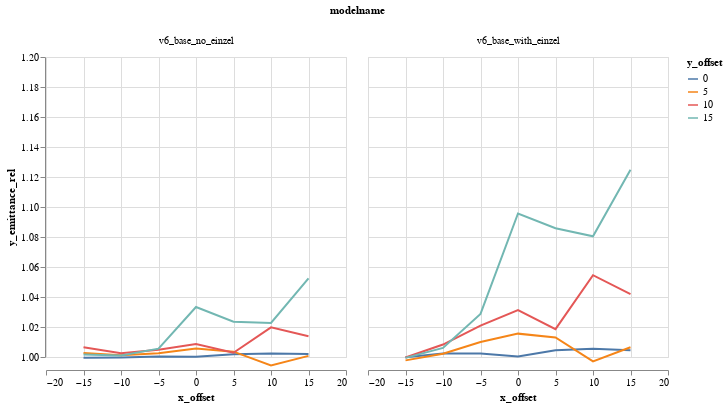

Write notebook code for a chart like this one.
### Code cell
alt.Chart(DATA).mark_line().encode(
    column="modelname",
    color='y_offset:N',
    x='x_offset',
    #y='y_emittance_rel',
    y=alt.Y("y_emittance_rel", scale=alt.Scale(domain=(1,1.2)))
)

### Figure 1 — Vega-Lite specification as saved in the notebook (floating-point values rounded to 4 significant figures)
{"$schema": "https://vega.github.io/schema/vega-lite/v1.2.1.json", "data": {"values": [{"Unnamed: 0": 0, "losses": 0, "modelname": "v6_base_no_einzel", "relbeta": 0.002308, "sourceID": 16777222, "sourceName": "x_-15_y_0", "x_emittance": 1.656, "x_emittance_rel": 1.021, "x_norm_emittance": 0.003823, "x_offset": -15, "y_emittance": 1.571, "y_emittance_rel": 0.9994, "y_norm_emittance": 0.003627, "y_offset": 0}, {"Unnamed: 0": 1, "losses": 0, "modelname": "v6_base_no_einzel", "relbeta": 0.002308, "sourceID": 16777229, "sourceName": "x_-15_y_5", "x_emittance": 1.624, "x_emittance_rel": 1.019, "x_norm_emittance": 0.003748, "x_offset": -15, "y_emittance": 1.598, "y_emittance_rel": 1.003, "y_norm_emittance": 0.003689, "y_offset": 5}, {"Unnamed: 0": 2, "losses": 0, "modelname": "v6_base_no_einzel", "relbeta": 0.002308, "sourceID": 16777236, "sourceName": "x_-15_y_10", "x_emittance": 1.651, "x_emittance_rel": 1.021, "x_norm_emittance": 0.003811, "x_offset": -15, "y_emittance": 1.607, "y_emittance_rel": 1.006, "y_norm_emittance": 0.00371, "y_offset": 10}, {"Unnamed: 0": 3, "losses": 0, "modelname": "v6_base_no_einzel", "relbeta": 0.002308, "sourceID": 16777243, "sourceName": "x_-15_y_15", "x_emittance": 1.737, "x_emittance_rel": 1.04, "x_norm_emittance": 0.00401, "x_offset": -15, "y_emittance": 1.665, "y_emittance_rel": 1.002, "y_norm_emittance": 0.003842, "y_offset": 15}, {"Unnamed: 0": 4, "losses": 0, "modelname": "v6_base_no_einzel", "relbeta": 0.002308, "sourceID": 16777220, "sourceName": "x_-10_y_0", "x_emittance": 1.594, "x_emittance_rel": 1.001, "x_norm_emittance": 0.003681, "x_offset": -10, "y_emittance": 1.552, "y_emittance_rel": 0.9996, "y_norm_emittance": 0.003583, "y_offset": 0}, {"Unnamed: 0": 5, "losses": 0, "modelname": "v6_base_no_einzel", "relbeta": 0.002308, "sourceID": 16777227, "sourceName": "x_-10_y_5", "x_emittance": 1.609, "x_emittance_rel": 0.9974, "x_norm_emittance": 0.003714, "x_offset": -10, "y_emittance": 1.582, "y_emittance_rel": 1.001, "y_norm_emittance": 0.003652, "y_offset": 5}, {"Unnamed: 0": 6, "losses": 0, "modelname": "v6_base_no_einzel", "relbeta": 0.002308, "sourceID": 16777234, "sourceName": "x_-10_y_10", "x_emittance": 1.488, "x_emittance_rel": 1.001, "x_norm_emittance": 0.003435, "x_offset": -10, "y_emittance": 1.669, "y_emittance_rel": 1.002, "y_norm_emittance": 0.003854, "y_offset": 10}, {"Unnamed: 0": 7, "losses": 0, "modelname": "v6_base_no_einzel", "relbeta": 0.002308, "sourceID": 16777241, "sourceName": "x_-10_y_15", "x_emittance": 1.454, "x_emittance_rel": 1.003, "x_norm_emittance": 0.003356, "x_offset": -10, "y_emittance": 1.636, "y_emittance_rel": 1.001, "y_norm_emittance": 0.003776, "y_offset": 15}, {"Unnamed: 0": 8, "losses": 0, "modelname": "v6_base_no_einzel", "relbeta": 0.002308, "sourceID": 16777218, "sourceName": "x_-5_y_0", "x_emittance": 1.679, "x_emittance_rel": 1.001, "x_norm_emittance": 0.003875, "x_offset": -5, "y_emittance": 1.718, "y_emittance_rel": 1.0, "y_norm_emittance": 0.003966, "y_offset": 0}, {"Unnamed: 0": 9, "losses": 0, "modelname": "v6_base_no_einzel", "relbeta": 0.002308, "sourceID": 16777225, "sourceName": "x_-5_y_5", "x_emittance": 1.525, "x_emittance_rel": 1.001, "x_norm_emittance": 0.003521, "x_offset": -5, "y_emittance": 1.63, "y_emittance_rel": 1.002, "y_norm_emittance": 0.003762, "y_offset": 5}, {"Unnamed: 0": 10, "losses": 0, "modelname": "v6_base_no_einzel", "relbeta": 0.002308, "sourceID": 16777232, "sourceName": "x_-5_y_10", "x_emittance": 1.517, "x_emittance_rel": 1.004, "x_norm_emittance": 0.003503, "x_offset": -5, "y_emittance": 1.553, "y_emittance_rel": 1.005, "y_norm_emittance": 0.003584, "y_offset": 10}, {"Unnamed: 0": 11, "losses": 0, "modelname": "v6_base_no_einzel", "relbeta": 0.002308, "sourceID": 16777239, "sourceName": "x_-5_y_15", "x_emittance": 1.711, "x_emittance_rel": 1.011, "x_norm_emittance": 0.003949, "x_offset": -5, "y_emittance": 1.513, "y_emittance_rel": 1.006, "y_norm_emittance": 0.003493, "y_offset": 15}, {"Unnamed: 0": 12, "losses": 0, "modelname": "v6_base_no_einzel", "relbeta": 0.002308, "sourceID": 16777216, "sourceName": "x_0_y_0", "x_emittance": 1.542, "x_emittance_rel": 1.001, "x_norm_emittance": 0.00356, "x_offset": 0, "y_emittance": 1.537, "y_emittance_rel": 1.0, "y_norm_emittance": 0.003548, "y_offset": 0}, {"Unnamed: 0": 13, "losses": 0, "modelname": "v6_base_no_einzel", "relbeta": 0.002308, "sourceID": 16777223, "sourceName": "x_0_y_5", "x_emittance": 1.539, "x_emittance_rel": 0.9989, "x_norm_emittance": 0.003552, "x_offset": 0, "y_emittance": 1.544, "y_emittance_rel": 1.006, "y_norm_emittance": 0.003564, "y_offset": 5}, {"Unnamed: 0": 14, "losses": 0, "modelname": "v6_base_no_einzel", "relbeta": 0.002308, "sourceID": 16777230, "sourceName": "x_0_y_10", "x_emittance": 1.421, "x_emittance_rel": 1.013, "x_norm_emittance": 0.00328, "x_offset": 0, "y_emittance": 1.488, "y_emittance_rel": 1.009, "y_norm_emittance": 0.003435, "y_offset": 10}, {"Unnamed: 0": 15, "losses": 0, "modelname": "v6_base_no_einzel", "relbeta": 0.002308, "sourceID": 16777237, "sourceName": "x_0_y_15", "x_emittance": 1.825, "x_emittance_rel": 1.032, "x_norm_emittance": 0.004213, "x_offset": 0, "y_emittance": 1.666, "y_emittance_rel": 1.033, "y_norm_emittance": 0.003846, "y_offset": 15}, {"Unnamed: 0": 16, "losses": 0, "modelname": "v6_base_no_einzel", "relbeta": 0.002308, "sourceID": 16777217, "sourceName": "x_5_y_0", "x_emittance": 1.559, "x_emittance_rel": 1.006, "x_norm_emittance": 0.003598, "x_offset": 5, "y_emittance": 1.677, "y_emittance_rel": 1.002, "y_norm_emittance": 0.003872, "y_offset": 0}, {"Unnamed: 0": 17, "losses": 0, "modelname": "v6_base_no_einzel", "relbeta": 0.002308, "sourceID": 16777224, "sourceName": "x_5_y_5", "x_emittance": 1.616, "x_emittance_rel": 1.009, "x_norm_emittance": 0.003731, "x_offset": 5, "y_emittance": 1.479, "y_emittance_rel": 1.004, "y_norm_emittance": 0.003414, "y_offset": 5}, {"Unnamed: 0": 18, "losses": 0, "modelname": "v6_base_no_einzel", "relbeta": 0.002308, "sourceID": 16777231, "sourceName": "x_5_y_10", "x_emittance": 1.529, "x_emittance_rel": 1.045, "x_norm_emittance": 0.003529, "x_offset": 5, "y_emittance": 1.598, "y_emittance_rel": 1.003, "y_norm_emittance": 0.00369, "y_offset": 10}, {"Unnamed: 0": 19, "losses": 0, "modelname": "v6_base_no_einzel", "relbeta": 0.002308, "sourceID": 16777238, "sourceName": "x_5_y_15", "x_emittance": 1.68, "x_emittance_rel": 1.051, "x_norm_emittance": 0.003879, "x_offset": 5, "y_emittance": 1.611, "y_emittance_rel": 1.024, "y_norm_emittance": 0.003719, "y_offset": 15}, {"Unnamed: 0": 20, "losses": 0, "modelname": "v6_base_no_einzel", "relbeta": 0.002308, "sourceID": 16777219, "sourceName": "x_10_y_0", "x_emittance": 1.562, "x_emittance_rel": 1.028, "x_norm_emittance": 0.003607, "x_offset": 10, "y_emittance": 1.603, "y_emittance_rel": 1.002, "y_norm_emittance": 0.0037, "y_offset": 0}, {"Unnamed: 0": 21, "losses": 0, "modelname": "v6_base_no_einzel", "relbeta": 0.002308, "sourceID": 16777226, "sourceName": "x_10_y_5", "x_emittance": 1.475, "x_emittance_rel": 1.019, "x_norm_emittance": 0.003404, "x_offset": 10, "y_emittance": 1.498, "y_emittance_rel": 0.9944, "y_norm_emittance": 0.003458, "y_offset": 5}, {"Unnamed: 0": 22, "losses": 0, "modelname": "v6_base_no_einzel", "relbeta": 0.002308, "sourceID": 16777233, "sourceName": "x_10_y_10", "x_emittance": 1.858, "x_emittance_rel": 1.066, "x_norm_emittance": 0.004288, "x_offset": 10, "y_emittance": 1.645, "y_emittance_rel": 1.02, "y_norm_emittance": 0.003796, "y_offset": 10}, {"Unnamed: 0": 23, "losses": 0, "modelname": "v6_base_no_einzel", "relbeta": 0.002308, "sourceID": 16777240, "sourceName": "x_10_y_15", "x_emittance": 1.689, "x_emittance_rel": 1.074, "x_norm_emittance": 0.003899, "x_offset": 10, "y_emittance": 1.546, "y_emittance_rel": 1.023, "y_norm_emittance": 0.003568, "y_offset": 15}, {"Unnamed: 0": 24, "losses": 0, "modelname": "v6_base_no_einzel", "relbeta": 0.002308, "sourceID": 16777221, "sourceName": "x_15_y_0", "x_emittance": 1.726, "x_emittance_rel": 1.152, "x_norm_emittance": 0.003985, "x_offset": 15, "y_emittance": 1.581, "y_emittance_rel": 1.002, "y_norm_emittance": 0.003651, "y_offset": 0}, {"Unnamed: 0": 25, "losses": 1, "modelname": "v6_base_no_einzel", "relbeta": 0.002308, "sourceID": 16777228, "sourceName": "x_15_y_5", "x_emittance": 1.722, "x_emittance_rel": 1.096, "x_norm_emittance": 0.003976, "x_offset": 15, "y_emittance": 1.487, "y_emittance_rel": 1.001, "y_norm_emittance": 0.003432, "y_offset": 5}, {"Unnamed: 0": 26, "losses": 0, "modelname": "v6_base_no_einzel", "relbeta": 0.002308, "sourceID": 16777235, "sourceName": "x_15_y_10", "x_emittance": 1.751, "x_emittance_rel": 1.079, "x_norm_emittance": 0.004042, "x_offset": 15, "y_emittance": 1.638, "y_emittance_rel": 1.014, "y_norm_emittance": 0.003781, "y_offset": 10}, {"Unnamed: 0": 27, "losses": 0, "modelname": "v6_base_no_einzel", "relbeta": 0.002308, "sourceID": 16777242, "sourceName": "x_15_y_15", "x_emittance": 1.686, "x_emittance_rel": 1.113, "x_norm_emittance": 0.003893, "x_offset": 15, "y_emittance": 1.671, "y_emittance_rel": 1.052, "y_norm_emittance": 0.003857, "y_offset": 15}, {"Unnamed: 0": 0, "losses": 0, "modelname": "v6_base_with_einzel", "relbeta": 0.002308, "sourceID": 16777222, "sourceName": "x_-15_y_0", "x_emittance": 1.654, "x_emittance_rel": 1.02, "x_norm_emittance": 0.003819, "x_offset": -15, "y_emittance": 1.572, "y_emittance_rel": 0.9998, "y_norm_emittance": 0.003629, "y_offset": 0}, {"Unnamed: 0": 1, "losses": 0, "modelname": "v6_base_with_einzel", "relbeta": 0.002308, "sourceID": 16777229, "sourceName": "x_-15_y_5", "x_emittance": 1.623, "x_emittance_rel": 1.018, "x_norm_emittance": 0.003746, "x_offset": -15, "y_emittance": 1.59, "y_emittance_rel": 0.9977, "y_norm_emittance": 0.003671, "y_offset": 5}, {"Unnamed: 0": 2, "losses": 0, "modelname": "v6_base_with_einzel", "relbeta": 0.002308, "sourceID": 16777236, "sourceName": "x_-15_y_10", "x_emittance": 1.649, "x_emittance_rel": 1.02, "x_norm_emittance": 0.003806, "x_offset": -15, "y_emittance": 1.596, "y_emittance_rel": 0.9997, "y_norm_emittance": 0.003685, "y_offset": 10}, {"Unnamed: 0": 3, "losses": 0, "modelname": "v6_base_with_einzel", "relbeta": 0.002308, "sourceID": 16777243, "sourceName": "x_-15_y_15", "x_emittance": 1.72, "x_emittance_rel": 1.029, "x_norm_emittance": 0.00397, "x_offset": -15, "y_emittance": 1.661, "y_emittance_rel": 0.9994, "y_norm_emittance": 0.003834, "y_offset": 15}, {"Unnamed: 0": 4, "losses": 0, "modelname": "v6_base_with_einzel", "relbeta": 0.002308, "sourceID": 16777220, "sourceName": "x_-10_y_0", "x_emittance": 1.593, "x_emittance_rel": 1.001, "x_norm_emittance": 0.003678, "x_offset": -10, "y_emittance": 1.556, "y_emittance_rel": 1.002, "y_norm_emittance": 0.003592, "y_offset": 0}, {"Unnamed: 0": 5, "losses": 0, "modelname": "v6_base_with_einzel", "relbeta": 0.002308, "sourceID": 16777227, "sourceName": "x_-10_y_5", "x_emittance": 1.606, "x_emittance_rel": 0.9959, "x_norm_emittance": 0.003708, "x_offset": -10, "y_emittance": 1.583, "y_emittance_rel": 1.002, "y_norm_emittance": 0.003655, "y_offset": 5}, {"Unnamed: 0": 6, "losses": 0, "modelname": "v6_base_with_einzel", "relbeta": 0.002308, "sourceID": 16777234, "sourceName": "x_-10_y_10", "x_emittance": 1.497, "x_emittance_rel": 1.007, "x_norm_emittance": 0.003456, "x_offset": -10, "y_emittance": 1.679, "y_emittance_rel": 1.008, "y_norm_emittance": 0.003876, "y_offset": 10}, {"Unnamed: 0": 7, "losses": 0, "modelname": "v6_base_with_einzel", "relbeta": 0.002308, "sourceID": 16777241, "sourceName": "x_-10_y_15", "x_emittance": 1.467, "x_emittance_rel": 1.012, "x_norm_emittance": 0.003386, "x_offset": -10, "y_emittance": 1.644, "y_emittance_rel": 1.006, "y_norm_emittance": 0.003796, "y_offset": 15}, {"Unnamed: 0": 8, "losses": 0, "modelname": "v6_base_with_einzel", "relbeta": 0.002308, "sourceID": 16777218, "sourceName": "x_-5_y_0", "x_emittance": 1.681, "x_emittance_rel": 1.002, "x_norm_emittance": 0.003879, "x_offset": -5, "y_emittance": 1.722, "y_emittance_rel": 1.002, "y_norm_emittance": 0.003974, "y_offset": 0}, {"Unnamed: 0": 9, "losses": 0, "modelname": "v6_base_with_einzel", "relbeta": 0.002308, "sourceID": 16777225, "sourceName": "x_-5_y_5", "x_emittance": 1.537, "x_emittance_rel": 1.009, "x_norm_emittance": 0.003547, "x_offset": -5, "y_emittance": 1.642, "y_emittance_rel": 1.01, "y_norm_emittance": 0.00379, "y_offset": 5}, {"Unnamed: 0": 10, "losses": 0, "modelname": "v6_base_with_einzel", "relbeta": 0.002308, "sourceID": 16777232, "sourceName": "x_-5_y_10", "x_emittance": 1.542, "x_emittance_rel": 1.02, "x_norm_emittance": 0.003559, "x_offset": -5, "y_emittance": 1.578, "y_emittance_rel": 1.021, "y_norm_emittance": 0.003642, "y_offset": 10}, {"Unnamed: 0": 11, "losses": 0, "modelname": "v6_base_with_einzel", "relbeta": 0.002308, "sourceID": 16777239, "sourceName": "x_-5_y_15", "x_emittance": 1.76, "x_emittance_rel": 1.041, "x_norm_emittance": 0.004063, "x_offset": -5, "y_emittance": 1.548, "y_emittance_rel": 1.029, "y_norm_emittance": 0.003574, "y_offset": 15}, {"Unnamed: 0": 12, "losses": 0, "modelname": "v6_base_with_einzel", "relbeta": 0.002308, "sourceID": 16777216, "sourceName": "x_0_y_0", "x_emittance": 1.543, "x_emittance_rel": 1.002, "x_norm_emittance": 0.003561, "x_offset": 0, "y_emittance": 1.537, "y_emittance_rel": 1.0, "y_norm_emittance": 0.003548, "y_offset": 0}, {"Unnamed: 0": 13, "losses": 0, "modelname": "v6_base_with_einzel", "relbeta": 0.002308, "sourceID": 16777223, "sourceName": "x_0_y_5", "x_emittance": 1.545, "x_emittance_rel": 1.003, "x_norm_emittance": 0.003565, "x_offset": 0, "y_emittance": 1.559, "y_emittance_rel": 1.016, "y_norm_emittance": 0.003599, "y_offset": 5}, {"Unnamed: 0": 14, "losses": 0, "modelname": "v6_base_with_einzel", "relbeta": 0.002308, "sourceID": 16777230, "sourceName": "x_0_y_10", "x_emittance": 1.446, "x_emittance_rel": 1.03, "x_norm_emittance": 0.003337, "x_offset": 0, "y_emittance": 1.522, "y_emittance_rel": 1.031, "y_norm_emittance": 0.003512, "y_offset": 10}, {"Unnamed: 0": 15, "losses": 0, "modelname": "v6_base_with_einzel", "relbeta": 0.002308, "sourceID": 16777237, "sourceName": "x_0_y_15", "x_emittance": 1.92, "x_emittance_rel": 1.086, "x_norm_emittance": 0.004432, "x_offset": 0, "y_emittance": 1.767, "y_emittance_rel": 1.096, "y_norm_emittance": 0.004078, "y_offset": 15}, {"Unnamed: 0": 16, "losses": 0, "modelname": "v6_base_with_einzel", "relbeta": 0.002308, "sourceID": 16777217, "sourceName": "x_5_y_0", "x_emittance": 1.562, "x_emittance_rel": 1.008, "x_norm_emittance": 0.003606, "x_offset": 5, "y_emittance": 1.682, "y_emittance_rel": 1.005, "y_norm_emittance": 0.003883, "y_offset": 0}, {"Unnamed: 0": 17, "losses": 0, "modelname": "v6_base_with_einzel", "relbeta": 0.002308, "sourceID": 16777224, "sourceName": "x_5_y_5", "x_emittance": 1.632, "x_emittance_rel": 1.019, "x_norm_emittance": 0.003767, "x_offset": 5, "y_emittance": 1.493, "y_emittance_rel": 1.013, "y_norm_emittance": 0.003446, "y_offset": 5}, {"Unnamed: 0": 18, "losses": 0, "modelname": "v6_base_with_einzel", "relbeta": 0.002308, "sourceID": 16777231, "sourceName": "x_5_y_10", "x_emittance": 1.577, "x_emittance_rel": 1.078, "x_norm_emittance": 0.003641, "x_offset": 5, "y_emittance": 1.623, "y_emittance_rel": 1.019, "y_norm_emittance": 0.003747, "y_offset": 10}, {"Unnamed: 0": 19, "losses": 0, "modelname": "v6_base_with_einzel", "relbeta": 0.002308, "sourceID": 16777238, "sourceName": "x_5_y_15", "x_emittance": 1.781, "x_emittance_rel": 1.115, "x_norm_emittance": 0.004112, "x_offset": 5, "y_emittance": 1.709, "y_emittance_rel": 1.086, "y_norm_emittance": 0.003946, "y_offset": 15}, {"Unnamed: 0": 20, "losses": 0, "modelname": "v6_base_with_einzel", "relbeta": 0.002308, "sourceID": 16777219, "sourceName": "x_10_y_0", "x_emittance": 1.565, "x_emittance_rel": 1.03, "x_norm_emittance": 0.003613, "x_offset": 10, "y_emittance": 1.608, "y_emittance_rel": 1.005, "y_norm_emittance": 0.003712, "y_offset": 0}, {"Unnamed: 0": 21, "losses": 0, "modelname": "v6_base_with_einzel", "relbeta": 0.002308, "sourceID": 16777226, "sourceName": "x_10_y_5", "x_emittance": 1.489, "x_emittance_rel": 1.029, "x_norm_emittance": 0.003438, "x_offset": 10, "y_emittance": 1.502, "y_emittance_rel": 0.997, "y_norm_emittance": 0.003468, "y_offset": 5}, {"Unnamed: 0": 22, "losses": 0, "modelname": "v6_base_with_einzel", "relbeta": 0.002308, "sourceID": 16777233, "sourceName": "x_10_y_10", "x_emittance": 1.937, "x_emittance_rel": 1.112, "x_norm_emittance": 0.004472, "x_offset": 10, "y_emittance": 1.701, "y_emittance_rel": 1.055, "y_norm_emittance": 0.003926, "y_offset": 10}, {"Unnamed: 0": 23, "losses": 0, "modelname": "v6_base_with_einzel", "relbeta": 0.002308, "sourceID": 16777240, "sourceName": "x_10_y_15", "x_emittance": 1.796, "x_emittance_rel": 1.142, "x_norm_emittance": 0.004145, "x_offset": 10, "y_emittance": 1.633, "y_emittance_rel": 1.08, "y_norm_emittance": 0.00377, "y_offset": 15}, {"Unnamed: 0": 24, "losses": 0, "modelname": "v6_base_with_einzel", "relbeta": 0.002308, "sourceID": 16777221, "sourceName": "x_15_y_0", "x_emittance": 1.733, "x_emittance_rel": 1.157, "x_norm_emittance": 0.004001, "x_offset": 15, "y_emittance": 1.585, "y_emittance_rel": 1.005, "y_norm_emittance": 0.00366, "y_offset": 0}, {"Unnamed: 0": 25, "losses": 1, "modelname": "v6_base_with_einzel", "relbeta": 0.002308, "sourceID": 16777228, "sourceName": "x_15_y_5", "x_emittance": 1.739, "x_emittance_rel": 1.106, "x_norm_emittance": 0.004015, "x_offset": 15, "y_emittance": 1.495, "y_emittance_rel": 1.006, "y_norm_emittance": 0.003452, "y_offset": 5}, {"Unnamed: 0": 26, "losses": 0, "modelname": "v6_base_with_einzel", "relbeta": 0.002308, "sourceID": 16777235, "sourceName": "x_15_y_10", "x_emittance": 1.788, "x_emittance_rel": 1.102, "x_norm_emittance": 0.004129, "x_offset": 15, "y_emittance": 1.683, "y_emittance_rel": 1.042, "y_norm_emittance": 0.003886, "y_offset": 10}, {"Unnamed: 0": 27, "losses": 0, "modelname": "v6_base_with_einzel", "relbeta": 0.002308, "sourceID": 16777242, "sourceName": "x_15_y_15", "x_emittance": 1.799, "x_emittance_rel": 1.187, "x_norm_emittance": 0.004153, "x_offset": 15, "y_emittance": 1.786, "y_emittance_rel": 1.125, "y_norm_emittance": 0.004123, "y_offset": 15}]}, "encoding": {"color": {"field": "y_offset", "type": "nominal"}, "column": {"field": "modelname", "type": "nominal"}, "x": {"field": "x_offset", "type": "quantitative"}, "y": {"field": "y_emittance_rel", "scale": {"domain": [1, 1.2]}, "type": "quantitative"}}, "mark": "line"}
